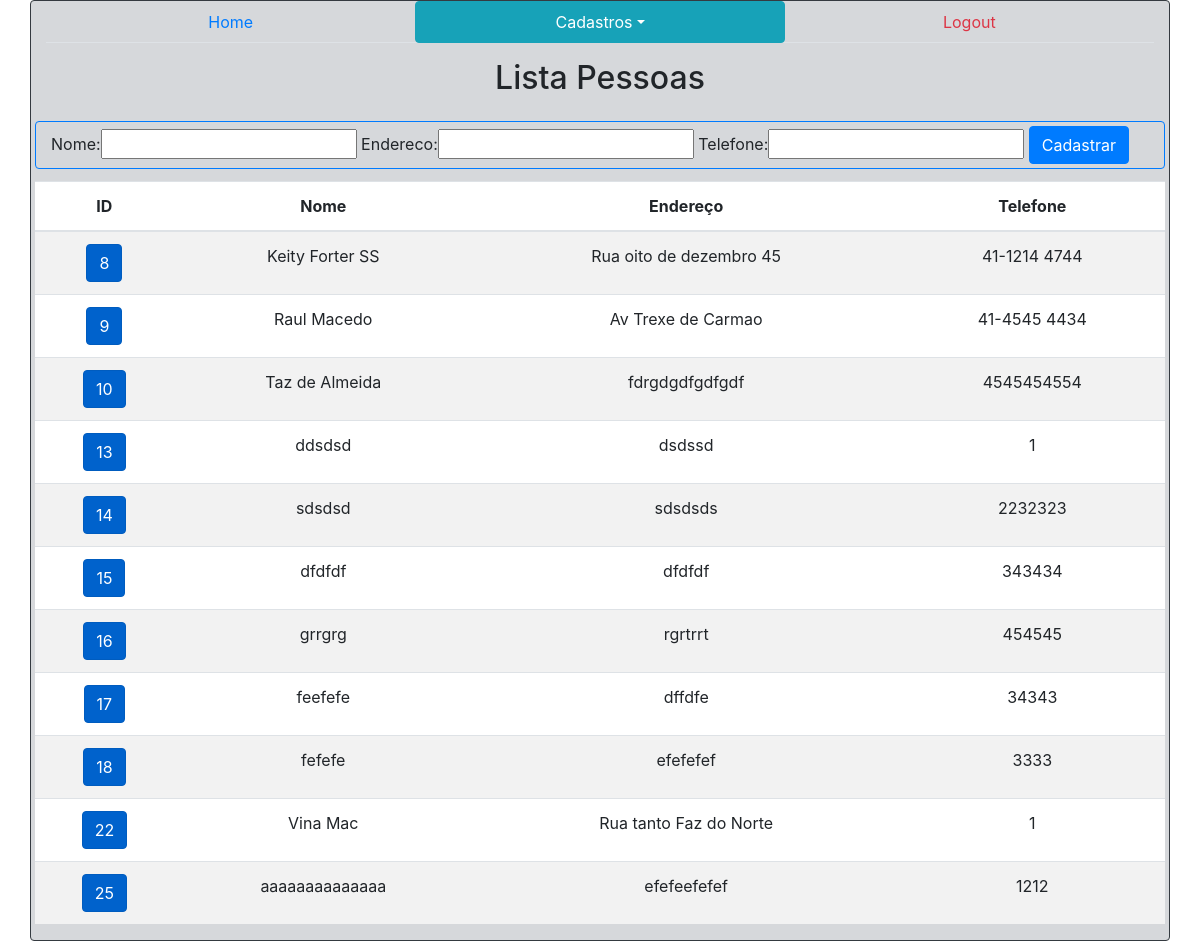
The app's page /sistema/pessoas/ (signed in), older data.
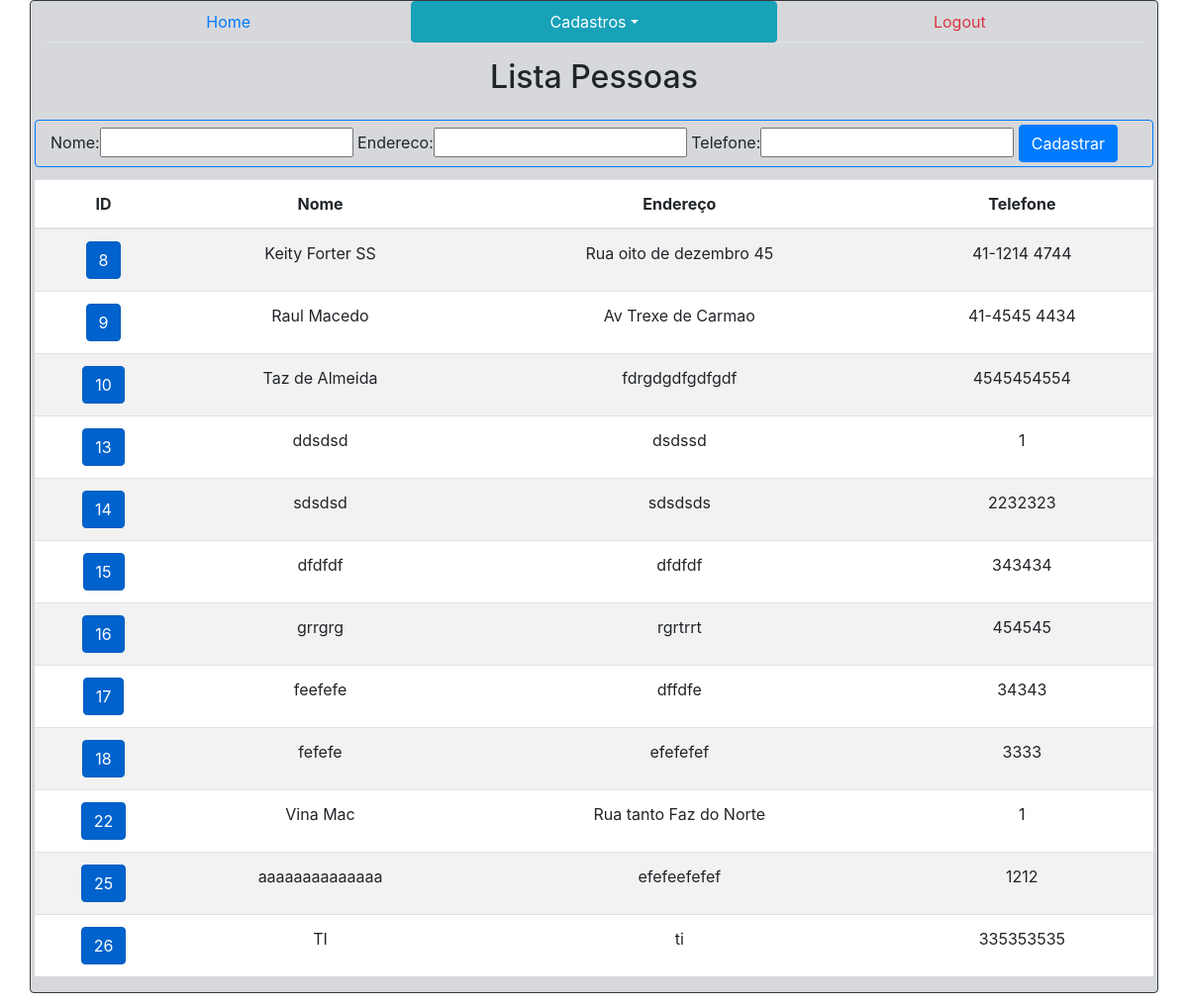
The same page, newer data.
### core/models.py (models this page shows, shortened)
class Pessoa(models.Model):
	nome = models.CharField(max_length=50)
	endereco = models.CharField(max_length=100)
	telefone = models.CharField(max_length=20)

### core/views.py (the view)
# urls.py: path('pessoas/', lista_pessoas, name='core_lista_pessoas'),
@login_required
def lista_pessoas(request):
	pessoas = Pessoa.objects.all()
	form = PessoaForm()
	data = {'pessoas': pessoas, 'form': form}
	return render(request, 'core/lista_pessoas.html', data)

### core/forms.py
class PessoaForm(ModelForm):
	class Meta:
		model = Pessoa
		fields = '__all__'

### core/templates/core/lista_pessoas.html (shortened to what this page needs)
{% extends 'base.html' %}
{% load bootstrap %}
{% block menu %}
<div class="row mb-3">
	<div class="col-sm-12">
		<ul class="nav nav-tabs nav-justified">
			<li class="nav-item">
    			<a class="nav-link btn btn-outline-primary"
    			href="{% url 'core_home' %}">Home</a>
  			</li>
  			<li class="nav-item dropdown">
    			<a class="nav-link dropdown-toggle btn btn-outline-info active" data-toggle="dropdown" href="#" role="button" aria-haspopup="true" aria-expanded="false">Cadastros</a>
  			</li>
  			<li class="nav-item">
    			<a class="nav-link btn btn-outline-danger" href="/accounts/logout">Logout</a>
  			</li>
		</ul>
	</div>
</div>
{% endblock %}
{% block main %}
<div class="row mb-3">
	<div class="col-sm-12 text-center">
		<h2>Lista Pessoas</h2>
	</div>
</div>
<div class="row pl-1 pr-1 pb-1 mb-2">
	<div class="col-sm-12 border border-primary rounded pt-1 pb-1"
	style="max-height: 306px">
		<form class="" action="{% url 'core_cadastra_pessoas' %}"
		method="POST">
		{{ form|bootstrap }}
			<button class="btn btn-primary"
			type="submit">Cadastrar</button>
		</form>
	</div>
</div>
<div class="row">
	<div class="col-sm-12 pl-1 pr-1 text-center table-responsive">
		<table class="table table-striped">
  			<thead>
    			<tr>
      				<th scope="col">ID</th>
				    <th scope="col">Nome</th>
				    <th scope="col">Endereço</th>
				    <th scope="col">Telefone</th>
    			</tr>
  			</thead>
  			<tbody>
					{% for pessoa in pessoas %}
				<tr>
      				<th scope="row">
      					<a href="{% url 'core_update_pessoas' pessoa.id %}" class="btn btn-primary active"
						role="button" aria-pressed="true">
   						{{pessoa.id}}
  						</a>
      				</th>
      				<td>{{pessoa.nome}}</td>
      				<td>{{pessoa.endereco}}</td>
      				<td>{{pessoa.telefone}}</td>
    			</tr>
 					{% endfor %}
  			</tbody>
		</table>
   	</div>
</div>
{% endblock %}

Row changes from the older to the newer data that the page shows:
added Pessoa: id "26", nome "TI", endereco "ti", telefone "335353535"
